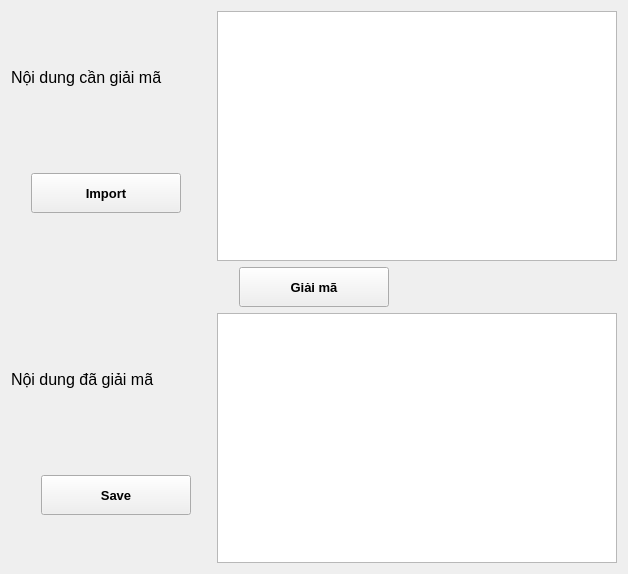
            <widget class="QWidget" name="GiaiMaKoKey">
             <layout class="QGridLayout" name="gridLayout_30">
              <item row="0" column="0">
               <layout class="QHBoxLayout" name="horizontalLayout_11">
                <item>
                 <layout class="QGridLayout" name="gridLayout_27">
                  <property name="verticalSpacing">
                   <number>30</number>
                  </property>
                  <item row="0" column="0">
                   <widget class="QLabel" name="label_22">
                    <property name="minimumSize">
                     <size>
                      <width>200</width>
                      <height>40</height>
                     </size>
                    </property>
                    <property name="maximumSize">
                     <size>
                      <width>200</width>
                      <height>40</height>
                     </size>
                    </property>
                    <property name="font">
                     <font>
                      <pointsize>12</pointsize>
                     </font>
                    </property>
                    <property name="text">
                     <string>Nội dung cần giải mã</string>
                    </property>
                   </widget>
                  </item>
                  <item row="1" column="0">
                   <widget class="QWidget" name="widget_16" native="true">
                    <property name="minimumSize">
                     <size>
                      <width>200</width>
                      <height>40</height>
                     </size>
                    </property>
                    <property name="maximumSize">
                     <size>
                      <width>200</width>
                      <height>40</height>
                     </size>
                    </property>
                    <widget class="QPushButton" name="btn_Import_GM_0K">
                     <property name="geometry">
                      <rect>
                       <x>20</x>
                       <y>0</y>
                       <width>150</width>
                       <height>40</height>
                      </rect>
                     </property>
                     <property name="minimumSize">
                      <size>
                       <width>150</width>
                       <height>40</height>
                      </size>
                     </property>
                     <property name="maximumSize">
                      <size>
                       <width>150</width>
                       <height>16777215</height>
                      </size>
                     </property>
                     <property name="font">
                      <font>
                       <pointsize>10</pointsize>
                       <weight>75</weight>
                       <bold>true</bold>
                      </font>
                     </property>
                     <property name="cursor">
                      <cursorShape>PointingHandCursor</cursorShape>
                     </property>
                     <property name="text">
                      <string>Import</string>
                     </property>
                     <property name="icon">
                      <iconset resource="resource.qrc">
                       <normaloff>:/icon/icon/icons8-import-file-64.png</normaloff>:/icon/icon/icons8-import-file-64.png</iconset>
                     </property>
                    </widget>
                   </widget>
                  </item>
                 </layout>
                </item>
                <item>
                 <widget class="QTextEdit" name="txt_Cyphertext_GM_0K">
                  <property name="minimumSize">
                   <size>
                    <width>400</width>
                    <height>250</height>
                   </size>
                  </property>
                  <property name="font">
                   <font>
                    <pointsize>9</pointsize>
                   </font>
                  </property>
                  <property name="placeholderText">
                   <string/>
                  </property>
                 </widget>
                </item>
               </layout>
              </item>
              <item row="1" column="0">
               <layout class="QHBoxLayout" name="horizontalLayout_9">
                <item>
                 <widget class="QPushButton" name="btn_GM_0K">
                  <property name="minimumSize">
                   <size>
                    <width>150</width>
                    <height>40</height>
                   </size>
                  </property>
                  <property name="maximumSize">
                   <size>
                    <width>150</width>
                    <height>16777215</height>
                   </size>
                  </property>
                  <property name="font">
                   <font>
                    <pointsize>10</pointsize>
                    <weight>75</weight>
                    <bold>true</bold>
                   </font>
                  </property>
                  <property name="cursor">
                   <cursorShape>PointingHandCursor</cursorShape>
                  </property>
                  <property name="text">
                   <string>Giải mã</string>
                  </property>
                 </widget>
                </item>
               </layout>
              </item>
              <item row="2" column="0">
               <layout class="QHBoxLayout" name="horizontalLayout_10">
                <item>
                 <layout class="QGridLayout" name="gridLayout_26">
                  <property name="verticalSpacing">
                   <number>30</number>
                  </property>
                  <item row="0" column="0">
                   <widget class="QLabel" name="label_21">
                    <property name="minimumSize">
                     <size>
                      <width>200</width>
                      <height>40</height>
                     </size>
                    </property>
                    <property name="maximumSize">
                     <size>
                      <width>200</width>
                      <height>40</height>
                     </size>
                    </property>
                    <property name="font">
                     <font>
                      <pointsize>12</pointsize>
                     </font>
                    </property>
                    <property name="text">
                     <string>Nội dung đã giải mã</string>
                    </property>
                   </widget>
                  </item>
                  <item row="1" column="0">
                   <widget class="QWidget" name="widget_15" native="true">
                    <property name="minimumSize">
                     <size>
                      <width>200</width>
                      <height>40</height>
                     </size>
                    </property>
                    <property name="maximumSize">
                     <size>
                      <width>200</width>
                      <height>40</height>
                     </size>
                    </property>
                    <widget class="QPushButton" name="btn_Save_GM_0K">
                     <property name="geometry">
                      <rect>
                       <x>30</x>
                       <y>0</y>
                       <width>150</width>
                       <height>40</height>
                      </rect>
                     </property>
                     <property name="minimumSize">
                      <size>
                       <width>150</width>
                       <height>40</height>
                      </size>
                     </property>
                     <property name="maximumSize">
                      <size>
                       <width>150</width>
                       <height>16777215</height>
                      </size>
                     </property>
                     <property name="font">
                      <font>
                       <pointsize>10</pointsize>
                       <weight>75</weight>
                       <bold>true</bold>
                      </font>
                     </property>
                     <property name="cursor">
                      <cursorShape>PointingHandCursor</cursorShape>
                     </property>
                     <property name="text">
                      <string>Save</string>
                     </property>
                     <property name="icon">
                      <iconset resource="resource.qrc">
                       <normaloff>:/icon/icon/icons8-save-50.png</normaloff>:/icon/icon/icons8-save-50.png</iconset>
                     </property>
                    </widget>
                   </widget>
                  </item>
                 </layout>
                </item>
                <item>
                 <widget class="QTextEdit" name="txt_PlainText_GM_0K">
                  <property name="minimumSize">
                   <size>
                    <width>400</width>
                    <height>250</height>
                   </size>
                  </property>
                  <property name="font">
                   <font>
                    <pointsize>9</pointsize>
                   </font>
                  </property>
                 </widget>
                </item>
               </layout>
              </item>
             </layout>
            </widget>
